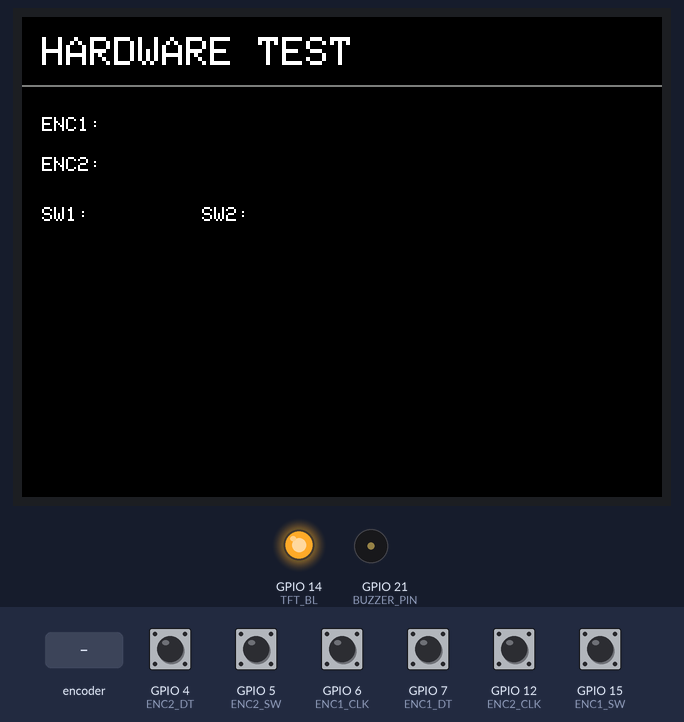
A sketch run on a simulated ESP32-S3. Shown: 320×240 colour display, output pins drawn as LEDs (lit = HIGH), buzzer (waves = sounding). The test bench sets the inputs (shaded band); at power-on: GPIO 4 (ENC2_DT), GPIO 5 (ENC2_SW), GPIO 6 (ENC1_CLK), GPIO 7 (ENC1_DT), GPIO 12 (ENC2_CLK), GPIO 15 (ENC1_SW) HIGH.

Above: at 1.4 s.
1.5 s: GPIO 5 (ENC2_SW) pulled LOW for 0.15 s
At 1.62 s:
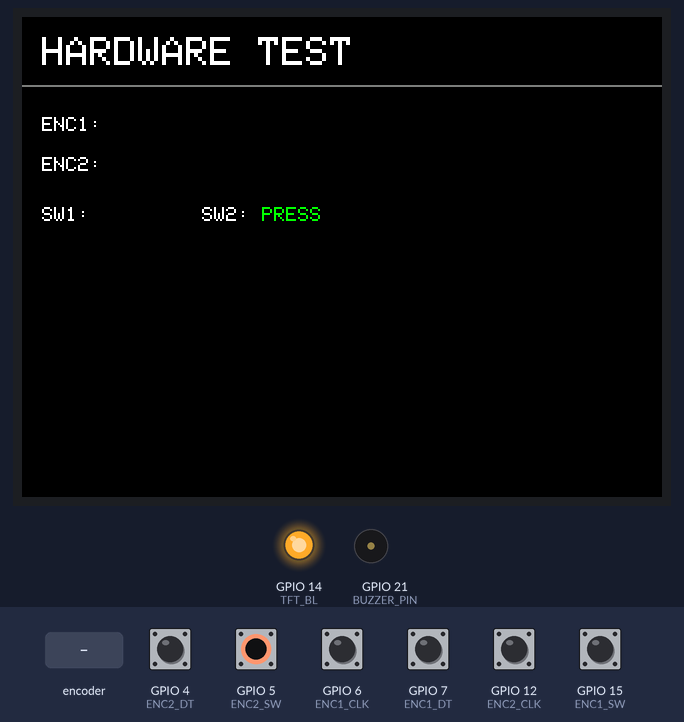
3.1 s: GPIO 15 (ENC1_SW) pulled LOW for 0.15 s
At 3.22 s:
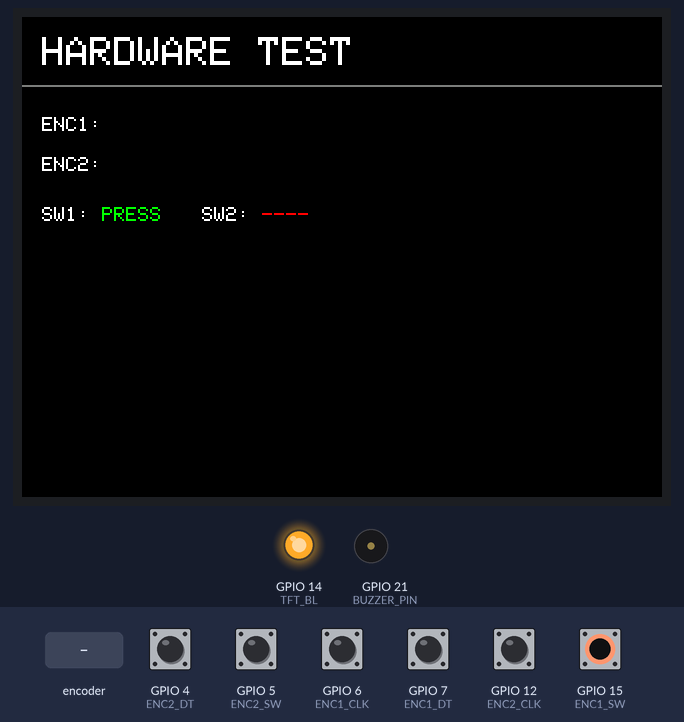
4.7 s: rotary encoder on GPIO 6 (ENC1_CLK) / GPIO 7 (ENC1_DT) turned 1 step (first pin leading)
At 6.0 s:
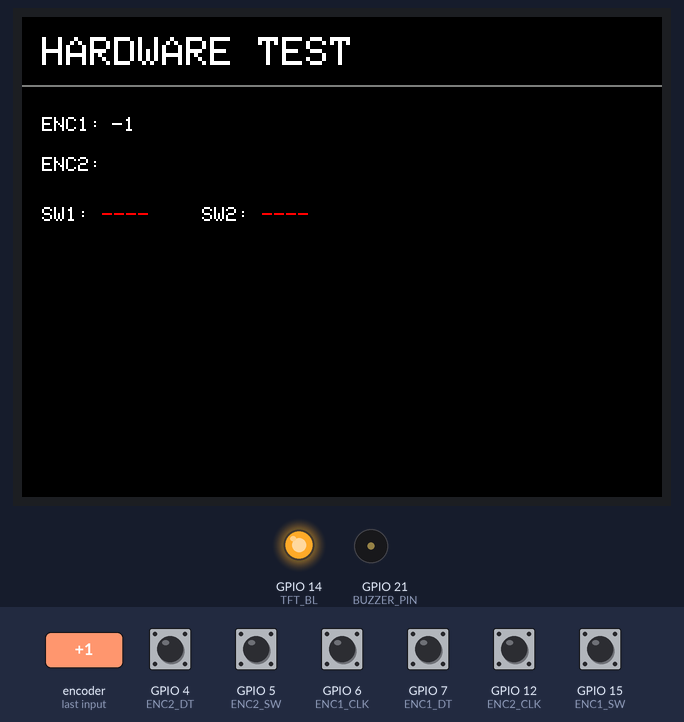
6.4 s: GPIO 5 (ENC2_SW) pulled LOW for 1 s
At 7.2 s:
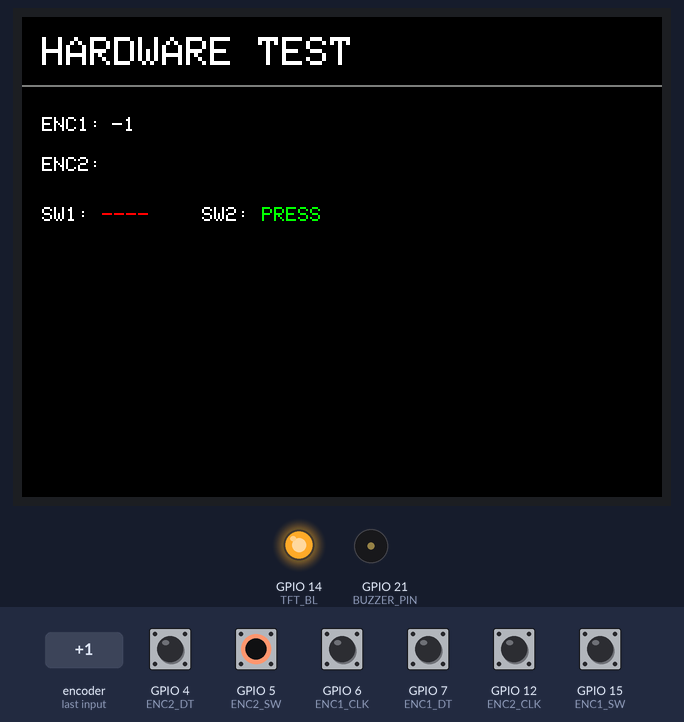
8.9 s: GPIO 12 (ENC2_CLK) pulled LOW for 0.15 s
At 9.2 s:
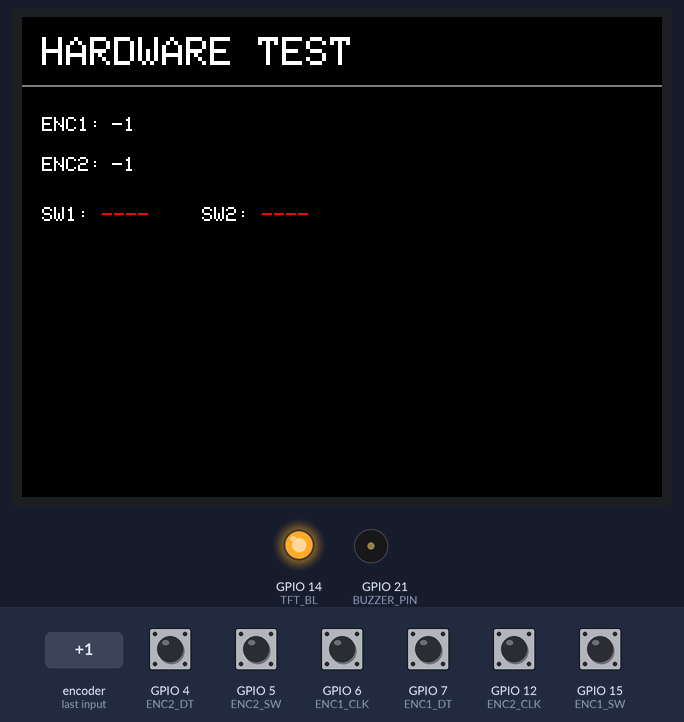
10.5 s: GPIO 12 (ENC2_CLK) pulled LOW for 1 s
Timing chart, 0 to 13.5 s (numbered marks = the images above; inputs shaded):
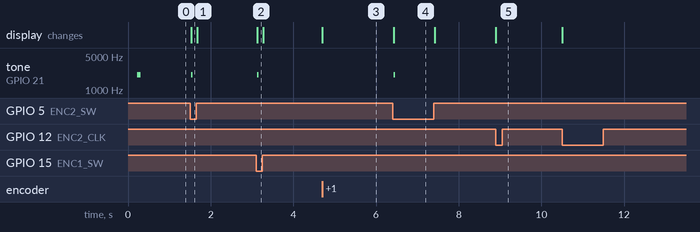

Measured:
- after the input at 1.5 s, tone on GPIO 21 (BUZZER_PIN): silent → 2048 Hz at once, → silent 0.04 s later; the display: changes at once (image 1)
- after the input at 3.1 s, tone on GPIO 21 (BUZZER_PIN): silent → 2048 Hz at once, → silent 0.04 s later; the display: changes at once (image 2)
- after the input at 4.7 s, the display: changes at once (image 3)
- after the input at 6.4 s, tone on GPIO 21 (BUZZER_PIN): silent → 2048 Hz at once, → silent 0.04 s later; the display: changes at once (image 4)
- after the input at 8.9 s, the display: changes at once (image 5)

The sketch:

hardware_test.ino
```cpp
#include <SPI.h>
#include <Adafruit_GFX.h>
#include <Adafruit_ILI9341.h>

#define TFT_CS   8
#define TFT_DC   9
#define TFT_RST  3
#define TFT_MOSI 10
#define TFT_SCK  11
#define TFT_BL   14

#define ENC1_CLK 6
#define ENC1_DT  7
#define ENC1_SW  15

#define ENC2_CLK 12
#define ENC2_DT  4
#define ENC2_SW  5

#define BUZZER_PIN  21
#define BUZZER_FREQ 2048
#define DEBOUNCE_MS 25

SPIClass tftSPI(FSPI);
Adafruit_ILI9341 tft(&tftSPI, TFT_DC, TFT_CS, TFT_RST);

volatile long enc1Count = 0;
volatile long enc2Count = 0;
volatile uint32_t enc1LastPulse = 0;
volatile uint32_t enc2LastPulse = 0;

struct DebouncedInput {
  uint8_t pin;
  bool stableState;
  bool lastReading;
  uint32_t lastChangeMs;
};

DebouncedInput sw1 = {ENC1_SW, HIGH, HIGH, 0};
DebouncedInput sw2 = {ENC2_SW, HIGH, HIGH, 0};

bool buzzerActive = false;
uint32_t buzzerOffAt = 0;

long enc1Shown = 0;
long enc2Shown = 0;
bool sw1Shown = false;
bool sw2Shown = false;

void IRAM_ATTR enc1ISR() {
  uint32_t now = micros();
  if (now - enc1LastPulse < 800) return;
  enc1LastPulse = now;
  enc1Count += digitalRead(ENC1_DT) ? -1 : 1;
}

void IRAM_ATTR enc2ISR() {
  uint32_t now = micros();
  if (now - enc2LastPulse < 800) return;
  enc2LastPulse = now;
  enc2Count += digitalRead(ENC2_DT) ? -1 : 1;
}

void beep(uint16_t ms) {
  tone(BUZZER_PIN, BUZZER_FREQ);
  buzzerActive = true;
  buzzerOffAt = millis() + ms;
}

bool updateDebounced(DebouncedInput &in) {
  bool reading = digitalRead(in.pin);
  if (reading != in.lastReading) {
    in.lastChangeMs = millis();
    in.lastReading = reading;
  }
  bool changed = false;
  if ((millis() - in.lastChangeMs) > DEBOUNCE_MS && reading != in.stableState) {
    in.stableState = reading;
    changed = true;
  }
  return changed;
}

void drawLabel(int16_t x, int16_t y, const char* text) {
  tft.setCursor(x, y);
  tft.print(text);
}

void drawValue(int16_t x, int16_t y, long value) {
  tft.fillRect(x, y, 90, 10, ILI9341_BLACK);
  tft.setCursor(x, y);
  tft.print(value);
}

void drawState(int16_t x, int16_t y, bool active) {
  tft.fillRect(x, y, 50, 10, ILI9341_BLACK);
  tft.setCursor(x, y);
  tft.setTextColor(active ? ILI9341_GREEN : ILI9341_RED);
  tft.print(active ? "PRESS" : "----");
  tft.setTextColor(ILI9341_WHITE);
}

void drawStaticUI() {
  tft.fillScreen(ILI9341_BLACK);
  tft.setTextSize(2);
  tft.setTextColor(ILI9341_WHITE);
  tft.setCursor(10, 10);
  tft.print("HARDWARE TEST");
  tft.drawFastHLine(0, 34, tft.width(), ILI9341_DARKGREY);

  tft.setTextSize(1);
  drawLabel(10, 50, "ENC1:");
  drawLabel(10, 70, "ENC2:");
  drawLabel(10, 95, "SW1:");
  drawLabel(90, 95, "SW2:");
}

void setup() {
  pinMode(TFT_BL, OUTPUT);
  digitalWrite(TFT_BL, HIGH);

  pinMode(ENC1_CLK, INPUT_PULLUP);
  pinMode(ENC1_DT, INPUT_PULLUP);
  pinMode(ENC1_SW, INPUT_PULLUP);
  pinMode(ENC2_CLK, INPUT_PULLUP);
  pinMode(ENC2_DT, INPUT_PULLUP);
  pinMode(ENC2_SW, INPUT_PULLUP);
  pinMode(BUZZER_PIN, OUTPUT);

  tftSPI.begin(TFT_SCK, -1, TFT_MOSI, TFT_CS);
  tft.begin();
  tft.setRotation(1);
  drawStaticUI();

  attachInterrupt(digitalPinToInterrupt(ENC1_CLK), enc1ISR, FALLING);
  attachInterrupt(digitalPinToInterrupt(ENC2_CLK), enc2ISR, FALLING);

  beep(80);
}

void loop() {
  if (updateDebounced(sw1) && sw1.stableState == LOW) beep(40);
  if (updateDebounced(sw2) && sw2.stableState == LOW) beep(40);

  if (buzzerActive && millis() > buzzerOffAt) {
    noTone(BUZZER_PIN);
    buzzerActive = false;
  }

  noInterrupts();
  long e1 = enc1Count;
  long e2 = enc2Count;
  interrupts();

  if (e1 != enc1Shown) { drawValue(45, 50, e1); enc1Shown = e1; }
  if (e2 != enc2Shown) { drawValue(45, 70, e2); enc2Shown = e2; }

  bool s1 = (sw1.stableState == LOW);
  bool s2 = (sw2.stableState == LOW);
  if (s1 != sw1Shown) { drawState(40, 95, s1); sw1Shown = s1; }
  if (s2 != sw2Shown) { drawState(120, 95, s2); sw2Shown = s2; }
}
```
